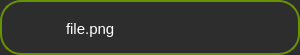
<?xml version="1.0" encoding="UTF-8"?>
<ui version="4.0">
 <class>FileIcon</class>
 <widget class="QWidget" name="FileIcon">
  <property name="geometry">
   <rect>
    <x>0</x>
    <y>0</y>
    <width>300</width>
    <height>55</height>
   </rect>
  </property>
  <property name="sizePolicy">
   <sizepolicy hsizetype="Preferred" vsizetype="Preferred">
    <horstretch>0</horstretch>
    <verstretch>0</verstretch>
   </sizepolicy>
  </property>
  <property name="minimumSize">
   <size>
    <width>300</width>
    <height>55</height>
   </size>
  </property>
  <property name="maximumSize">
   <size>
    <width>300</width>
    <height>55</height>
   </size>
  </property>
  <property name="windowTitle">
   <string>Form</string>
  </property>
  <property name="styleSheet">
   <string notr="true">color: rgb(255, 255, 255);
border-radius: 21;
border: 2px solid rgb(103, 147, 0);
background-color: rgb(45, 45, 45);</string>
  </property>
  <widget class="QLabel" name="file_img">
   <property name="geometry">
    <rect>
     <x>19</x>
     <y>7</y>
     <width>40</width>
     <height>40</height>
    </rect>
   </property>
   <property name="styleSheet">
    <string notr="true">border:none</string>
   </property>
   <property name="text">
    <string/>
   </property>
   <property name="pixmap">
    <pixmap resource="resources.qrc">:/res/img/logo.jpg</pixmap>
   </property>
   <property name="scaledContents">
    <bool>true</bool>
   </property>
  </widget>
  <widget class="QLabel" name="file_name">
   <property name="geometry">
    <rect>
     <x>66</x>
     <y>18</y>
     <width>211</width>
     <height>21</height>
    </rect>
   </property>
   <property name="font">
    <font>
     <pointsize>11</pointsize>
    </font>
   </property>
   <property name="styleSheet">
    <string notr="true">border:none;
color: rgb(255, 255, 255);</string>
   </property>
   <property name="text">
    <string>file.png</string>
   </property>
  </widget>
 </widget>
 <resources>
  <include location="resources.qrc"/>
 </resources>
 <connections/>
</ui>
